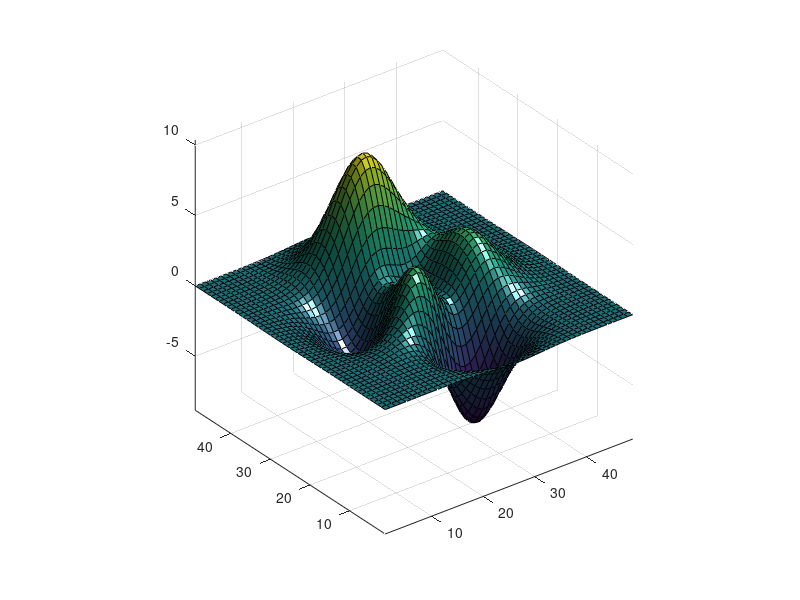

Recreate this plot in MATLAB.
%% Move Light Position
% Create a surface. Add a light and move the position of the light.

surf(peaks)
axis vis3d
h = light;
for az = -50:10:50
   lightangle(h,az,30)
   pause(.1)
end

%% 
% Copyright 2012 The MathWorks, Inc.